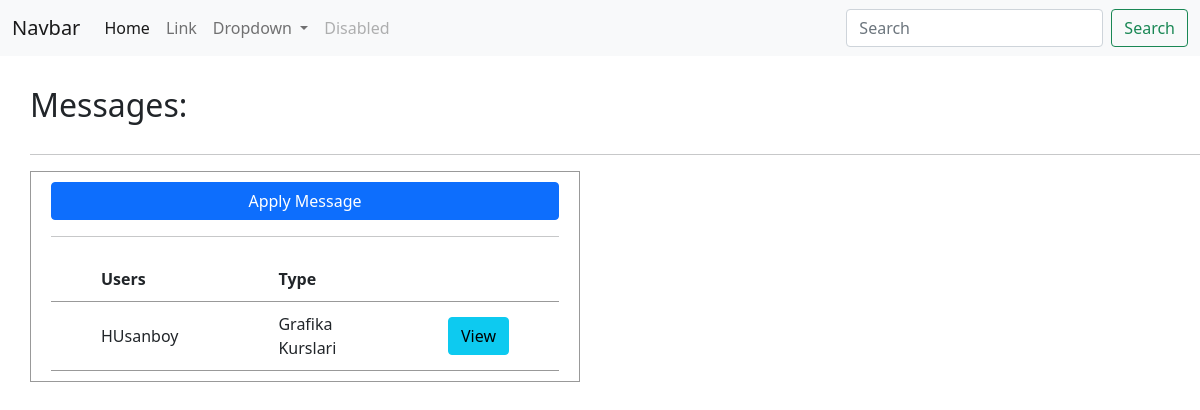
The app's page /dashboard/, older data.
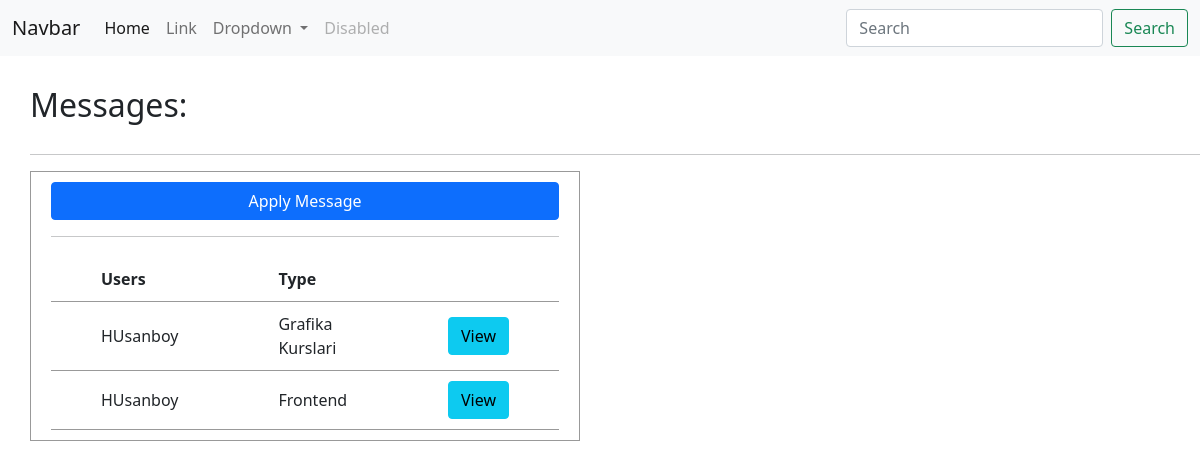
The same page, newer data.
### apps/company/models.py (models this page shows, shortened)
class Contact(models.Model):
    class Meta:
        verbose_name = "Contact"
        verbose_name_plural = "Apply"
    full_name = models.CharField(max_length=100)
    own_phone = models.IntegerField(default=998)
    extra_phone = models.IntegerField(default=998)
    message = models.CharField(max_length=120)
    category = models.ForeignKey(Category_courses, null=True, default=None, on_delete=models.CASCADE, related_name="category_contact")

class Category_courses(models.Model):
	name = models.CharField(max_length=100)
	def __str__(self):
		return self.name

### apps/company/views.py (the view)
# urls.py: path("dashboard/", views.dashboard, name='dashboard')
def dashboard(request):
    contact = models.Contact.objects.all()
    context = {
        "contact": contact
    }
    return render(request, 'pages/dashboard.html', context)

### templates/pages/dashboard.html (shortened to what this page needs)
<!DOCTYPE html>
<html lang="en">
<head>
    <link href="https://cdn.jsdelivr.net/npm/bootstrap@5.0.2/dist/css/bootstrap.min.css" rel="stylesheet">
</head>
<body>
    <nav class="navbar navbar-expand-lg navbar-light bg-light">
        <div class="container-fluid">
            <a class="navbar-brand" href="#">Navbar</a>
            <div class="collapse navbar-collapse" id="navbarSupportedContent">
                <ul class="navbar-nav me-auto mb-2 mb-lg-0">
                    <li class="nav-item">
                        <a class="nav-link active" aria-current="page" href="{% url 'company:home' %}">Home</a>
                    </li>
                    <li class="nav-item">
                        <a class="nav-link" href="#">Link</a>
                    </li>
                    <li class="nav-item dropdown">
                        <a class="nav-link dropdown-toggle" href="#" id="navbarDropdown" role="button" data-bs-toggle="dropdown" aria-expanded="false">
                            Dropdown
                        </a>
                    </li>
                    <li class="nav-item">
                        <a class="nav-link disabled" href="#" tabindex="-1" aria-disabled="true">Disabled</a>
                    </li>
                </ul>
                <form class="d-flex">
                    <input class="form-control me-2" type="search" placeholder="Search" aria-label="Search">
                    <button class="btn btn-outline-success" type="submit">Search</button>
                </form>
            </div>
        </div>
    </nav>
    <section class="messages">
        <h2>Messages:</h2>
        <hr>
        <div class="messages_section">
            <a class="btn btn-primary" href="#">Apply Message</a>
            <table>
                <tr class="bordered">
                    <th>Users</th>
                    <th>Type</th>
                    <th></th>
                    <hr>
                </tr>
                {% for y in contact %}
                <tr class="contact_objects">
                    <td>{{ y.full_name }}</td>
                    <td class="category_contact">{{ y.category }}</td>
                    <td><a class="btn btn-info" href="#">View</a></td>
                </tr>
                {% endfor %}
            </table>
        </div>
    </section>
</body>
</html>

Row changes from the older to the newer data that the page shows:
added Contact: full_name "HUsanboy", category "Frontend"
